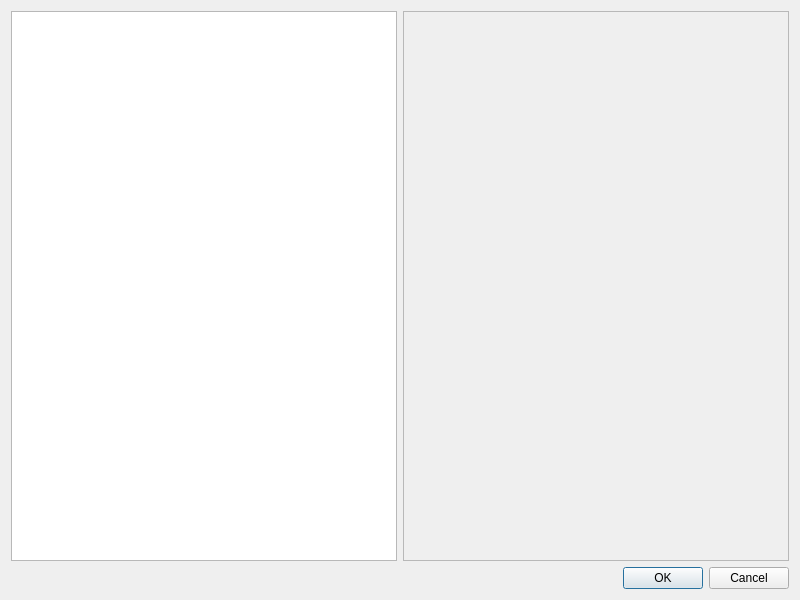
<?xml version="1.0" encoding="UTF-8"?>
<ui version="4.0">
 <class>DataSchemaDialog</class>
 <widget class="QDialog" name="DataSchemaDialog">
  <property name="windowModality">
   <enum>Qt::WindowModality::ApplicationModal</enum>
  </property>
  <property name="geometry">
   <rect>
    <x>0</x>
    <y>0</y>
    <width>800</width>
    <height>600</height>
   </rect>
  </property>
  <property name="windowTitle">
   <string>Project Data Schema</string>
  </property>
  <property name="modal">
   <bool>true</bool>
  </property>
  <layout class="QVBoxLayout" name="verticalLayout">
   <item>
    <layout class="QHBoxLayout" name="mainHBox">
     <item>
      <widget class="QTreeView" name="typeTreeView">
       <property name="sortingEnabled">
        <bool>true</bool>
       </property>
      </widget>
     </item>
     <item>
      <widget class="QScrollArea" name="propertiesScrollArea">
       <property name="widgetResizable">
        <bool>true</bool>
       </property>
       <widget class="QWidget" name="propertiesScrollContents">
        <property name="geometry">
         <rect>
          <x>0</x>
          <y>0</y>
          <width>385</width>
          <height>548</height>
         </rect>
        </property>
        <layout class="QVBoxLayout" name="verticalLayout_2">
         <item>
          <layout class="QVBoxLayout" name="propertiesMainVBox">
           <item>
            <spacer name="propertiesSpacer">
             <property name="orientation">
              <enum>Qt::Orientation::Vertical</enum>
             </property>
             <property name="sizeHint" stdset="0">
              <size>
               <width>20</width>
               <height>40</height>
              </size>
             </property>
            </spacer>
           </item>
          </layout>
         </item>
        </layout>
       </widget>
      </widget>
     </item>
    </layout>
   </item>
   <item>
    <widget class="QDialogButtonBox" name="buttonBox">
     <property name="orientation">
      <enum>Qt::Orientation::Horizontal</enum>
     </property>
     <property name="standardButtons">
      <set>QDialogButtonBox::StandardButton::Cancel|QDialogButtonBox::StandardButton::Ok</set>
     </property>
    </widget>
   </item>
  </layout>
 </widget>
 <resources/>
 <connections>
  <connection>
   <sender>buttonBox</sender>
   <signal>accepted()</signal>
   <receiver>DataSchemaDialog</receiver>
   <slot>accept()</slot>
   <hints>
    <hint type="sourcelabel">
     <x>248</x>
     <y>254</y>
    </hint>
    <hint type="destinationlabel">
     <x>157</x>
     <y>274</y>
    </hint>
   </hints>
  </connection>
  <connection>
   <sender>buttonBox</sender>
   <signal>rejected()</signal>
   <receiver>DataSchemaDialog</receiver>
   <slot>reject()</slot>
   <hints>
    <hint type="sourcelabel">
     <x>316</x>
     <y>260</y>
    </hint>
    <hint type="destinationlabel">
     <x>286</x>
     <y>274</y>
    </hint>
   </hints>
  </connection>
  <connection>
   <sender>typeTreeView</sender>
   <signal>clicked(QModelIndex)</signal>
   <receiver>DataSchemaDialog</receiver>
   <slot>tree_item_selected(QModelIndex)</slot>
   <hints>
    <hint type="sourcelabel">
     <x>203</x>
     <y>284</y>
    </hint>
    <hint type="destinationlabel">
     <x>399</x>
     <y>299</y>
    </hint>
   </hints>
  </connection>
 </connections>
 <slots>
  <slot>tree_item_selected(QModelIndex)</slot>
 </slots>
</ui>
